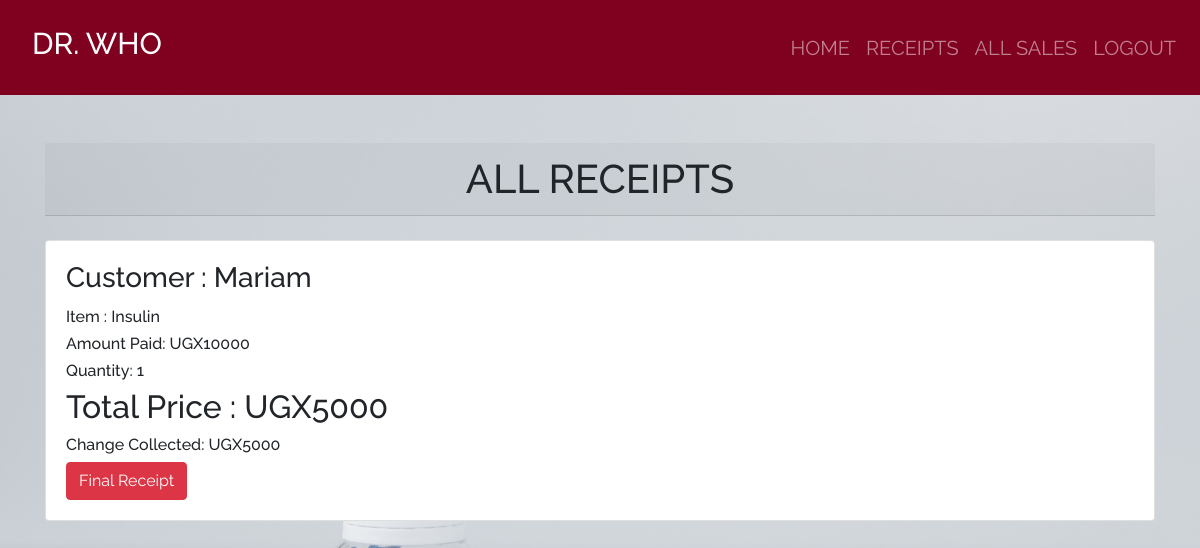
The app's page /receipt/ (signed in) with its own data.
### daawa/models.py (models this page shows, shortened)
class Sale(models.Model):
    item = models.ForeignKey(Product, on_delete= models.CASCADE)
    quantity = models.IntegerField(default = 0, null = False, blank = True)
    amount_received = models.IntegerField(default = 0, null = False, blank = True)
    issued_to = models.CharField(max_length = 50, null = True, blank = True)
    unit_price = models.IntegerField(default = 0, null = True, blank = True)
    sold_at = models.DateTimeField(auto_now_add= True)
    def get_total(self):
        total = self.quantity * self.item.unit_price
        return int(total)  #converting to interger
    def get_change(self):
        change = self.get_total() - self.amount_received
        return abs(int(change))

class Product(models.Model):
    category_name = models.ForeignKey(Category,on_delete=models.CASCADE, null=True, blank=True)
    item_name = models.CharField(max_length = 50, null = True, blank = True)
    total_quantity = models.IntegerField(default = 0, null = True, blank = True)
    issuied_quantity = models.IntegerField(default = 0, null = True, blank = True)
    received_quantity = models.IntegerField(default = 0, null = True, blank = True)
    unit_price = models.IntegerField(default = 0, null = True, blank = True)
    manufacturer = models.CharField(max_length = 50, null = True, blank = True)
    brand = models.CharField(max_length = 50, null = True, blank = True)
    def __str__(self):#this ends the model always
        return self.item_name

### daawa/views.py (the view)
# urls.py: path('receipt/',views.receipt, name = 'receipt')
@login_required
def receipt(request):
    sales = Sale.objects.all().order_by('-id')
    return render (request, "products/receipt.html",{'sales':sales})

### templates/products/receipt.html
{% extends 'products/base.html'%} {% block content%}
<br /><br>
<div class="container">
  <h1 class="card-header text-center">ALL RECEIPTS</h1><br>
  {% for sale in sales %}
  <div class="card">
    <div class="card-body">
      <h3 class="card-title">Customer : {{sale.issued_to | title}}</h3>
      <h6 class="card-text">Item : {{sale.item}}</h6>
      <h6 class="card-text">Amount Paid:  UGX{{ sale.amount_received }}</h6>
      <h6 class="card-text">Quantity: {{sale.quantity }}</h6>
      <h2>Total Price :  UGX{{ sale.get_total }}</h2>
      <div style="flex: 1">
        <h6 class="card-text">Change Collected:  UGX{{ sale.get_change }}</h6>
        <a href="">
          <input
            type="submit"
            value="Final Receipt"
            class="btn btn-danger"
            type="button"
          />
        </a>
      </div>
    </div>
  </div>
  <br />
  {% endfor %}
</div>
{% endblock %}

### daawa/static/css/main.css (style rules this page uses)
html,body { position: relative; overflow-x: hidden; background: url('/static/images/img6.jpg'); width: 100% !important; height: 100vh; display: table; position: relative; background-position: center; background-attachment: scroll; -o-background-size: cover; -moz-background-size: cover; -webkit-background-size: cover; background-size: cover; background-repeat: no-repeat; }
body { background-color: hsl(0, 0%, 98%); font-family: 'raleway'; }

### records on screen
Sale: issued_to "Mariam", item "Insulin", amount_received "10000", quantity "1", get_total "5000", get_change "5000"
